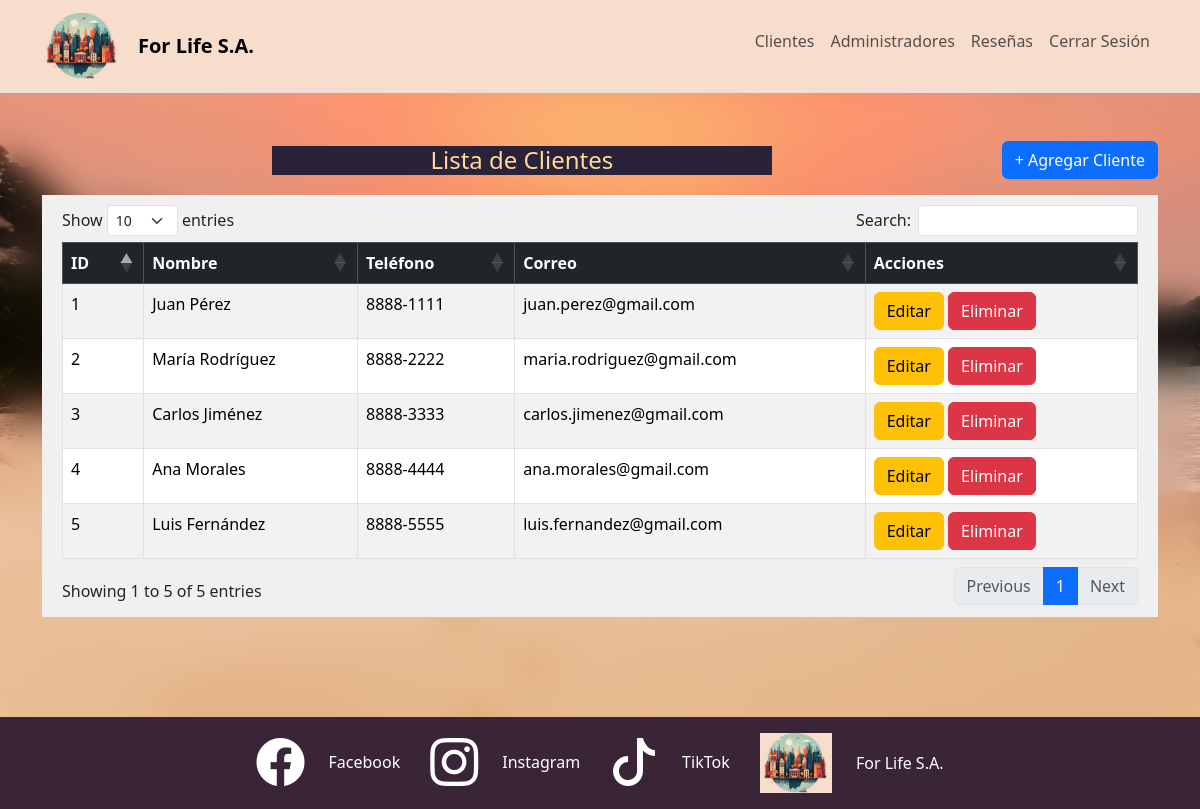
/admin/customers/index.php (signed in), run on the app's committed database.
### tables this page shows
CREATE TABLE customer (
   id INT UNSIGNED AUTO_INCREMENT PRIMARY KEY,
    full_name VARCHAR(200) NOT NULL,
    email VARCHAR(150) NOT NULL,
    password_hash VARCHAR(255) NOT NULL,
    phone VARCHAR(120) NOT NULL,
    country VARCHAR(120) NOT NULL,
    passport VARCHAR(220) NOT NULL,
    lang VARCHAR(120) NOT NULL,
    genre ENUM('Masculino','Femenino') NOT NULL,
    home_addres VARCHAR(220) NOT NULL,
    city VARCHAR(220) NOT NULL,
    province VARCHAR(230) NOT NULL,
    zip_code VARCHAR(100) NOT NULL,
    birth_date DATE NULL,
    created_at TIMESTAMP DEFAULT CURRENT_TIMESTAMP,
    updated_at TIMESTAMP DEFAULT CURRENT_TIMESTAMP ON UPDATE CURRENT_TIMESTAMP,
    avatar_url VARCHAR(500),
    UNIQUE KEY uq_customer_email (email),
    UNIQUE KEY uq_customer_passport (passport)
  );

### admin/customers/index.php (the view, shortened to what this page needs)
<?php
$mysqli = openConnection();
$sqlCustomers = 'SELECT * FROM customer';
$customersDisponibles= $mysqli->prepare($sqlCustomers);
$customersDisponibles->execute();
$customersResult = $customersDisponibles->get_result();
?>
<!DOCTYPE html>
<html lang="es">
<head>
    <?php include '../../php/components/admin/styles/admin-common-styles.php'; ?>
    <link href="https://cdn.jsdelivr.net/npm/bootstrap@5.3.8/dist/css/bootstrap.min.css" rel="stylesheet" />
</head>
<body>
<?php include '../../php/components/admin/nav-bar-admin.php'; ?>
<main>
    <div class="container py-4 mt-4">
        <div class="d-flex justify-content-between align-items-center mb-3">
            <h4 class="h4 m-auto titulo px-5">Lista de Clientes</h4>
            <a href="create.php" class="btn btn-primary"> + Agregar Cliente</a>
    </div>
    <div class="table-responsive">
        <table class="table table-striped table-bordered" id = "table-customers">
            <thead class="table-dark">
                <tr>
                    <th>ID</th>
                    <th>Nombre</th>
                    <th>Teléfono</th>
                    <th>Correo</th>
                    <th>Acciones</th>
                </tr>
            </thead>
            <tbody>
                <?php
                    if ($customersResult) {
                        while ($fila = $customersResult->fetch_assoc()):
                        ?>
                <tr>
                    <td><?php echo $fila["id"];?></td>
                    <td><?php echo $fila["full_name"];?></td>
                    <td><?php echo $fila["phone"];?></td>
                    <td><?php echo $fila["email"];?></td>
                    <td>
                        <a href="edit.php?id=<?php echo $fila["id"];?>" class="btn btn-warning">Editar</a>
                        <a
                        href="#"
                        data-task-id="<?= htmlspecialchars($fila['id']); ?>"
                        class="btn btn-danger btn-eliminar-customer">
                        Eliminar
                    </a>
                    </td>
                </tr>
                    <?php endwhile;
                    }?>
            </tbody>
        </table>
    </div>
</main>
<?php
      include '../../php/components/admin/styles/footer.php'; ?>
</body>
</html>

### php/components/admin/styles/admin-common-styles.php (shortened to what this page needs)
<link
href="https://cdn.jsdelivr.net/npm/bootstrap@5.3.8/dist/css/bootstrap.min.css"
rel="stylesheet"
crossorigin="anonymous"
/>
<link
rel="stylesheet"
href="https://cdn.jsdelivr.net/npm/bootstrap-icons@1.13.1/font/bootstrap-icons.min.css"
/>
<link rel="stylesheet" href="https://cdn.jsdelivr.net/npm/flag-icons/css/flag-icons.min.css" />
<link href="/for-life/assets/css/admin/footer.css" rel="stylesheet" media="all"/>
<link href="https://cdn.datatables.net/1.13.6/css/dataTables.bootstrap5.min.css" rel="stylesheet">

### php/components/admin/nav-bar-admin.php (shortened to what this page needs)
<?php
$adminID = isset($_SESSION['admin_id'])? (int)$_SESSION['admin_id']: 0;
if($adminID > 0){?>
<nav class="navbar navbar-expand-lg bg-body-tertiary border-bottom sticky-top">
  <div class="container">
    <a class="navbar-brand fw-semibold" href="/for-life/">
      <img style="max-width:80px;" class="logo" src="/for-life/assets/img/logo.jpg" alt="For Life S.A. Logo" title="For Life S.A. Logo" />
</a>
    <a class="navbar-brand fw-semibold" href="/for-life/">For Life S.A.</a>
    <div class="collapse navbar-collapse" id="navMain">
      <ul class="navbar-nav ms-auto">
        <li class="nav-item">
          <a class="nav-link" href="/for-life/admin/customers/">Clientes</a>
        </li>
        <li class="nav-item">
          <a class="nav-link" href="/for-life/admin/admins/">Administradores</a>
        </li>
        <li class="nav-item">
          <a class="nav-link" href="/for-life/admin/reviews/">Reseñas</a>
        </li>
        <li class="nav-item">
          <a class="nav-link" href="/for-life/admin/logout/">Cerrar Sesión</a>
        </li>
      </ul>
    </div>
  </div>
</nav>
<?php
}
?>

### php/components/admin/styles/footer.php (shortened to what this page needs)
<footer>
  <nav>
      <ul class="footer-redes py-3">
        <li class="footer-redes-li">
          <a
            href="https://www.facebook.com/"
            target="_blank"
            class="d-flex align-items-center"
            title="Buke Tours Facebook"
          >
            <i class="bi bi-facebook display-5"></i
            ><span class="d-none d-md-block ps-4">Facebook</span></a
          >
        </li>
        <li class="footer-redes-li">
          <a
            href="https://www.instagram.com/"
            target="_blank"
            class="d-flex align-items-center"
            title="Buke Tours Instagram"
            ><i class="bi bi-instagram display-5"></i
            ><span class="d-none d-md-block ps-4">Instagram</span></a
          >
        </li>
        <li class="footer-redes-li">
          <a
            href="https://www.tiktok.com"
            target="_blank"
            class="d-flex align-items-center"
            title="Buke Tours TikTok"
            ><i class="bi bi-tiktok display-5"></i
            ><span class="d-none d-md-block ps-4">TikTok</span></a
          >
        </li>
        <li class="footer-redes-li">
          <a
            href="/for-life/"
            title="For Life S.A. Logo"
            target="_self"
            class="d-flex align-items-center"
          >
            <img
              class="logo-footer"
              src="/for-life/assets/img/logo.jpg"
              alt="For Life S.A. Logo"
              title="For Life S.A. Logo"
            /><span class="d-none d-md-block ps-4">For Life S.A.</span></a
          >
        </li>
      </ul>
  </nav>
</footer>

### assets/css/admin/footer.css (style rules this page uses)
.titulo { color: #ffd89c !important; font-size: 22px; font-weight: bold; width: 100%; margin: 0 auto; background: #2a2238 !important; max-width: 500px; text-align: center; }
nav.navbar { background-color: #f7ddcc !important; }
body { background: url("/for-life/assets/img/costa-rica.jpg") no-repeat; background-size: cover; width: 100%; background-attachment: fixed; backdrop-filter: blur(18px); -webkit-backdrop-filter: blur(18px); height: 100vh; }
form, .table-responsive { background: #f0f0f0; padding: 10px 20px; }
.footer-redes { background-color: #392438; color: white; text-align: center; display: flex; justify-content: center; bottom: 0; padding: 0px 0; width: 100%; margin-bottom: 0; }
.footer-redes-li { display: inline; margin: 0 15px; }
.footer-redes a { text-decoration: none; color: white; }
img.logo-footer { height: 60px; }
main { min-height: 75vh; }
.nav-link { height: 50px; display: flex; align-items: center; justify-content: center; transition: all ease-in-out 0.3s; }

### data on the page
customer: id "1", full_name "Juan Pérez", phone "8888-1111", email "juan.perez@gmail.com"
customer: id "2", full_name "María Rodríguez", phone "8888-2222", email "maria.rodriguez@gmail.com"
customer: id "3", full_name "Carlos Jiménez", phone "8888-3333", email "carlos.jimenez@gmail.com"
customer: id "4", full_name "Ana Morales", phone "8888-4444", email "ana.morales@gmail.com"
customer: id "5", full_name "Luis Fernández", phone "8888-5555", email "luis.fernandez@gmail.com"
